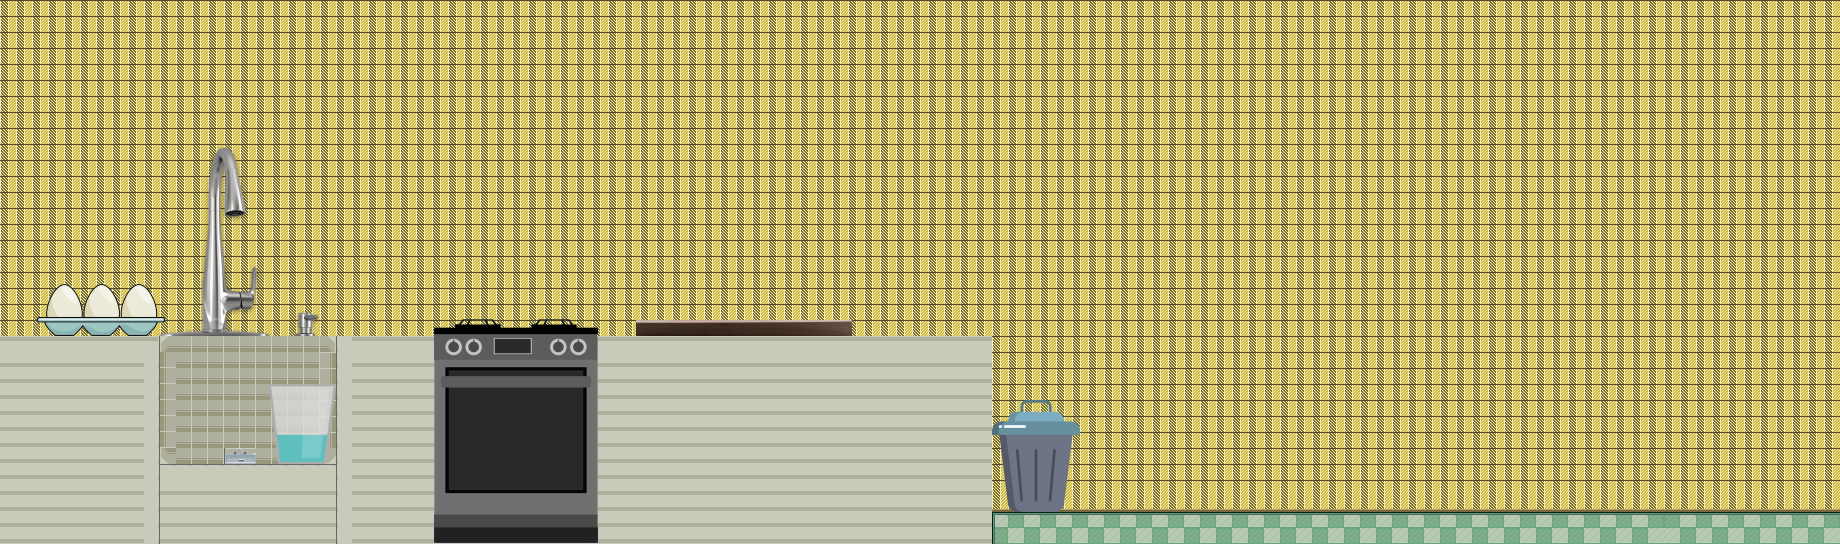

A level layout from a 2D game, rendered from its tile map. Below: a short description, then the map file with tile-grid data replaced by summaries:
An orthogonal 115x34 tile map with 16x16 px tiles, 2 tile layers (Background, Graphique), 2 tilesets, 6 image layers and 10 objects.

<map version="1.8" tiledversion="1.8.1" orientation="orthogonal" renderorder="right-down" width="115" height="34" tilewidth="16" tileheight="16" infinite="0" nextlayerid="14" nextobjectid="19">
 <tileset firstgid="1" name="cuisinetile" tilewidth="16" tileheight="16" tilecount="224" columns="14">
  <image source="kitchen.png" width="224" height="256" />
 </tileset>
 <tileset firstgid="225" source="tile.tsx" />
 <layer id="1" name="Background" width="115" height="34">
  <data>[3910 cells, 3890 non-empty, 16 distinct tile ids]</data>
 </layer>
 <layer id="2" name="Graphique" width="115" height="34">
  <data>[3910 cells, 824 non-empty, 13 distinct tile ids]</data>
 </layer>
 <imagelayer id="6" name="Oeufs" offsetx="37.6363" offsety="284.121">
  <image source="boitedoeuf.png" width="128" height="52" />
 </imagelayer>
 <imagelayer id="7" name="Evier" offsetx="159" offsety="147.667">
  <image source="evier.png" width="160" height="189" />
 </imagelayer>
 <imagelayer id="9" name="Poubelle" offsetx="992" offsety="400">
  <image source="trashbin.png" width="88" height="112" />
 </imagelayer>
 <imagelayer id="11" name="PlanchePain" offsetx="636.917" offsety="320.583">
  <image source="planchedecoupe.jpg" width="216" height="16" />
 </imagelayer>
 <imagelayer id="12" name="Verre" offsetx="269.568" offsety="384.887">
  <image source="glass.png" width="67" height="80" />
 </imagelayer>
 <imagelayer id="13" name="Four" offsetx="434" offsety="319.833">
  <image source="gashob.png" width="164" height="224" />
 </imagelayer>
 <objectgroup id="3" name="Sol">
  <object id="1" x="0.333333" y="336" width="158.333" height="207" />
  <object id="2" x="159.5" y="464.5" width="176.25" height="79.25" />
  <object id="3" x="336.333" y="336" width="654.333" height="207.667" />
  <object id="4" x="992" y="512.333" width="846.667" height="30.6667" />
  <object id="7" x="989.937" y="421.151" width="88.5455" height="13.4545" />
  <object id="8" x="1008" y="410.788" width="54.5455" height="10" />
  <object id="9" x="1006.24" y="436.788" width="62.7273" height="76.5455" />
  <object id="11" x="636.875" y="320.5" width="216" height="15.375" />
  <object id="17" x="269.667" y="384.667" width="66.6667" height="79.3333" />
  <object id="18" x="434" y="328" width="163.636" height="8" />
 </objectgroup>
 <objectgroup id="4" name="Eau" />
</map>
